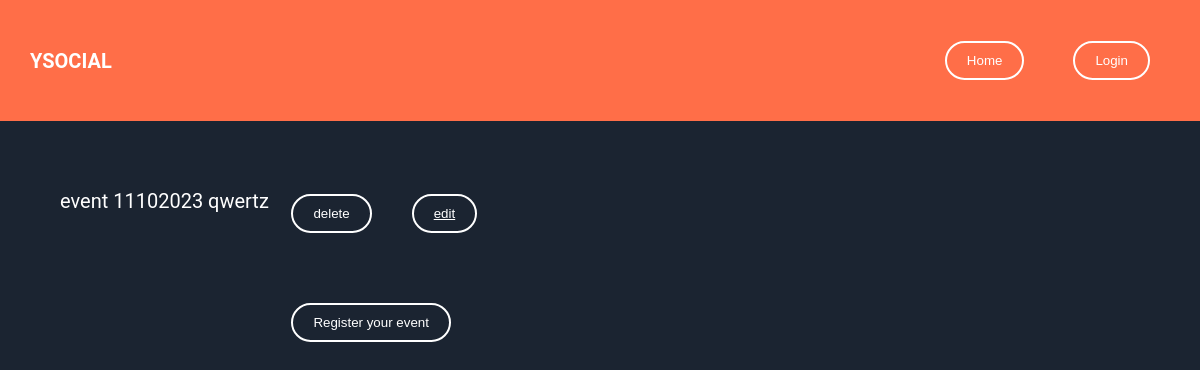
Before: /events with the older database file.
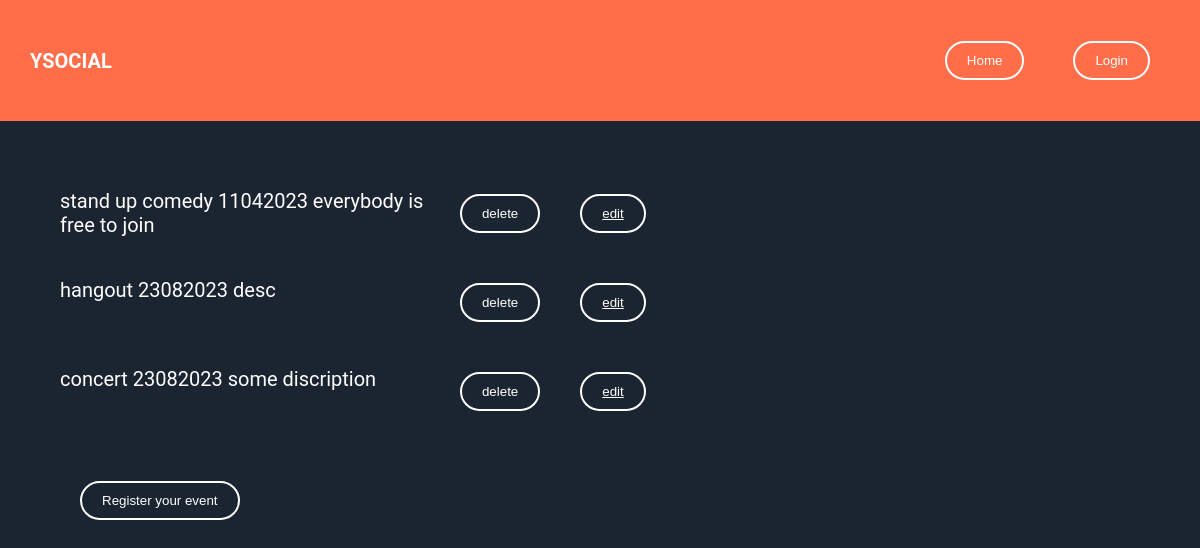
After: the same page with the newer database file.
### app/events/models.py (models this page shows)
class event(db.Model,CRUDMixin):
    id = db.Column(db.Integer, primary_key=True, autoincrement=True)
    name = db.Column(db.String(50))
    date = db.Column(db.Integer)
    desc =db.Column(db.String(1024))

### app/events/routes.py (the view)
@blueprint.route('/events')
def get_events():
  page_number = request.args.get('page', 1, type=int)
  events_pagination = event.query.paginate(page_number, current_app.config['EVENTS_MAX_PER_PAGE'])
  return render_template('events.html', events_pagination=events_pagination)

### app/templates/events.html (shortened to what this page needs)
<!DOCTYPE html>
<head>
  <link
    rel="stylesheet"
    href="{{ url_for('static', filename='css/main.css') }}"
  />
</head>
<body>
  <header>
    <h1>YSOCIAL</h1>
    <nav>
      <menu>
        <menuitem><a href="{{ url_for('events/.index') }}">
          <button type="button">Home</button></a>
        </menuitem>
        {% if current_user.is_authenticated %}
        <menuitem><a href="{{ url_for('user.logout') }}">
          <button type="button">Logout</button></a>
        </menuitem>
        <small> Logged in as {{ current_user.email }} </small>
        {% else %}
        <menuitem><a href="{{ url_for('user.get_login') }}">
          <button type="button">Login</button></a>
        </menuitem>
        {% endif %}
      </menu>
    </nav>
  </header>
  <div class="main">
    <div class="eventclass">
      {% for event in events_pagination.items %}
        <p>{{event.name}}
           {{event.date}}
           {{event.desc}}
          <form method="POST" action="/register/delete">
            <button type="submit" value="submit">delete</button>
          </form>
          <button><a href="/edit_event/{{event.id}}" class="">edit</a></button>
        </p>
      {%endfor%}
      <p>
        <a href="{{ url_for('events/.post_events') }}"><button type="button">Register your event</button></a>
     </p>
    </div>
  </div>
</body>

### app/static/css/main.css (style rules this page uses)
body, html { width: 100%; height: 100%; margin: 0; padding: 0; font-size: 10px; font-family: 'Roboto', sans-serif; background-color: #1b2431; }
button { color: #000000; margin: 25px 20px; padding: 10px 20px; background:transparent; border: 1.8px solid #000000; border-radius: 20px; outline: none; cursor: pointer; }
button { color:#fff; margin: 25px 20px; padding: 10px 20px; background:transparent; border: 2px solid #fff; border-radius: 20px; outline: none; cursor: pointer; }
header { grid-area: header; background-color: #ff6e48; display: flex; justify-content: space-between; align-items: center; }
h1 { display: inline-block; width: auto; padding: 0; margin: 0 0 0 3rem; color: #fff; }
nav { font-size: 1.6rem; color: #fff; margin: 0 3rem 0 0; }
a { color: #fff; }
menuitem { margin: 0 0 0 0.5rem; }
.main { grid-area: main; display: flex; }
p { font-size: 2rem; color: #fff; }
.eventclass { display: flex; flex-wrap: wrap; margin-left: 5%; margin-top: 4%; }
.eventclass p { width: 33.33%; }
.eventclass form, .eventclass button { display: inline-block; }

Changed rows visible on the page:
removed event: name "event", date "11102023", desc "qwertz"
added event: name "stand up comedy", date "11042023", desc "everybody is free to join"
added event: name "hangout", date "23082023", desc "desc"
added event: name "concert", date "23082023", desc "some discription"
